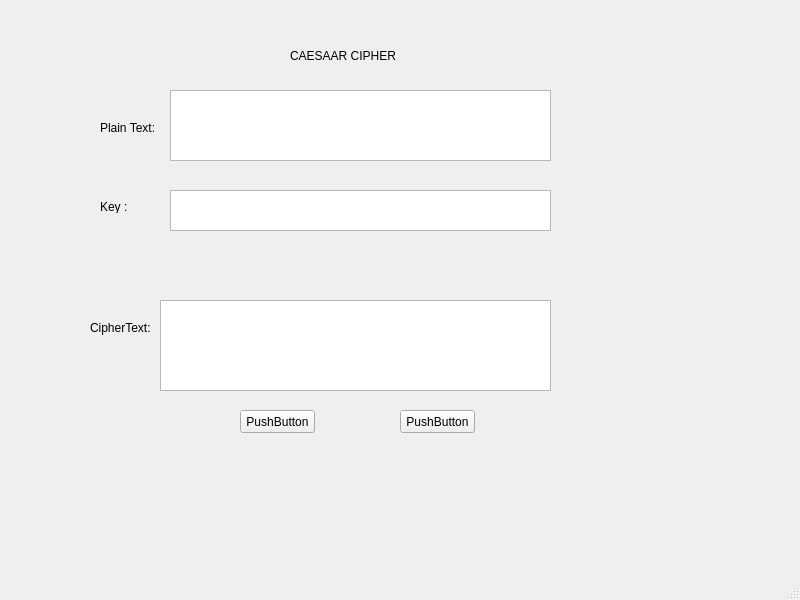
<?xml version="1.0" encoding="UTF-8"?>
<ui version="4.0">
 <class>MainWindow</class>
 <widget class="QMainWindow" name="MainWindow">
  <property name="geometry">
   <rect>
    <x>0</x>
    <y>0</y>
    <width>800</width>
    <height>600</height>
   </rect>
  </property>
  <property name="windowTitle">
   <string>MainWindow</string>
  </property>
  <widget class="QWidget" name="centralwidget">
   <widget class="QLabel" name="label">
    <property name="geometry">
     <rect>
      <x>290</x>
      <y>20</y>
      <width>341</width>
      <height>71</height>
     </rect>
    </property>
    <property name="text">
     <string>CAESAAR CIPHER</string>
    </property>
   </widget>
   <widget class="QPushButton" name="btn_encrypt">
    <property name="geometry">
     <rect>
      <x>240</x>
      <y>410</y>
      <width>75</width>
      <height>23</height>
     </rect>
    </property>
    <property name="text">
     <string>PushButton</string>
    </property>
   </widget>
   <widget class="QPushButton" name="btn_decrypt">
    <property name="geometry">
     <rect>
      <x>400</x>
      <y>410</y>
      <width>75</width>
      <height>23</height>
     </rect>
    </property>
    <property name="text">
     <string>PushButton</string>
    </property>
   </widget>
   <widget class="QLabel" name="label_2">
    <property name="geometry">
     <rect>
      <x>100</x>
      <y>120</y>
      <width>61</width>
      <height>16</height>
     </rect>
    </property>
    <property name="text">
     <string>Plain Text:</string>
    </property>
   </widget>
   <widget class="QLabel" name="label_3">
    <property name="geometry">
     <rect>
      <x>100</x>
      <y>200</y>
      <width>47</width>
      <height>13</height>
     </rect>
    </property>
    <property name="text">
     <string>Key :</string>
    </property>
   </widget>
   <widget class="QLabel" name="label_4">
    <property name="geometry">
     <rect>
      <x>90</x>
      <y>320</y>
      <width>61</width>
      <height>16</height>
     </rect>
    </property>
    <property name="text">
     <string>CipherText:</string>
    </property>
   </widget>
   <widget class="QTextEdit" name="txt_plain_text">
    <property name="geometry">
     <rect>
      <x>170</x>
      <y>90</y>
      <width>381</width>
      <height>71</height>
     </rect>
    </property>
   </widget>
   <widget class="QTextEdit" name="txt_cipher_text">
    <property name="geometry">
     <rect>
      <x>160</x>
      <y>300</y>
      <width>391</width>
      <height>91</height>
     </rect>
    </property>
   </widget>
   <widget class="QPlainTextEdit" name="txt_key_text">
    <property name="geometry">
     <rect>
      <x>170</x>
      <y>190</y>
      <width>381</width>
      <height>41</height>
     </rect>
    </property>
   </widget>
  </widget>
  <widget class="QMenuBar" name="menubar">
   <property name="geometry">
    <rect>
     <x>0</x>
     <y>0</y>
     <width>800</width>
     <height>21</height>
    </rect>
   </property>
  </widget>
  <widget class="QStatusBar" name="statusbar"/>
 </widget>
 <resources/>
 <connections/>
</ui>
